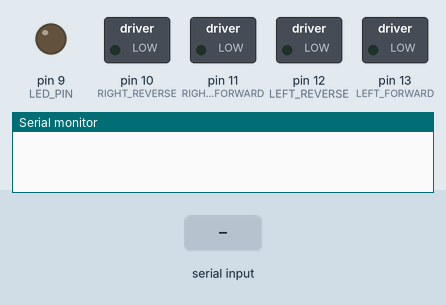
Bench run of a sketch on a simulated Arduino Uno, built with avr-gcc and run on an emulated ATmega328P. Shown: switched loads named in the sketch (green lamp = pin HIGH), output pins drawn as LEDs (lit = HIGH), the last lines printed to the serial monitor. Inputs (shaded band) come from the test bench.

Above: at 1.2 s.
1.3 s: "F" received over the second serial link
At 2.5 s:
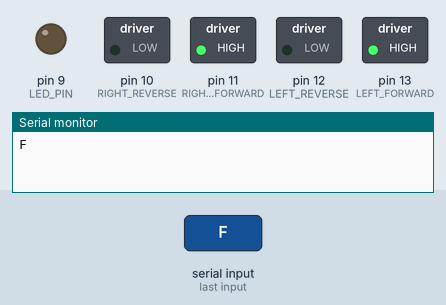
2.8 s: "B" received over the second serial link
At 3.8 s:
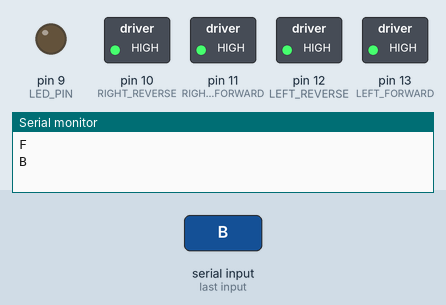
4.3 s: "W" received over the second serial link
At 5.0 s:
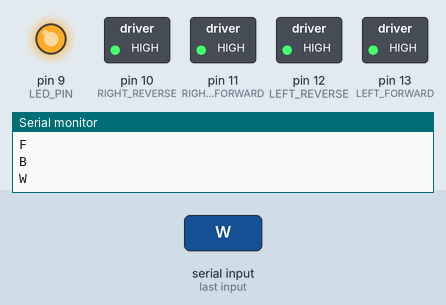
5.8 s: "S" received over the second serial link
At 6.1 s:
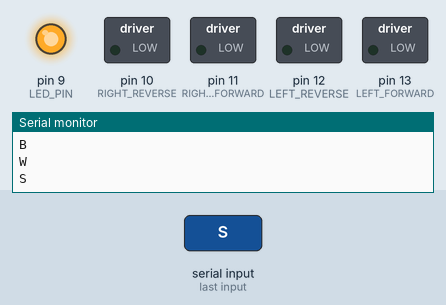
7.3 s: "L" received over the second serial link
At 8.5 s:
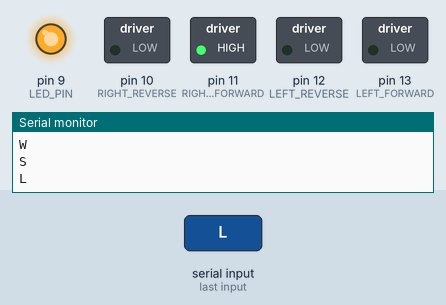
8.8 s: "R" received over the second serial link
At 9.6 s:
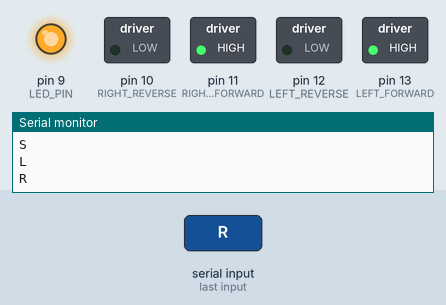
Timing chart, 0 to 11.3 s (numbered marks = the images above; inputs shaded):
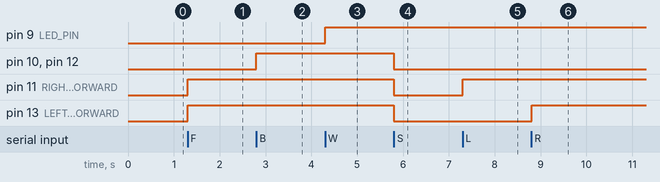

Measured:
- after the input at 1.3 s, pin 11 (RIGHT_FORWARD), pin 13 (LEFT_FORWARD): LOW → HIGH at once
- after the input at 2.8 s, pin 10 (RIGHT_REVERSE), pin 12 (LEFT_REVERSE): LOW → HIGH at once
- after the input at 4.3 s, pin 9 (LED_PIN): LOW → HIGH at once
- after the input at 5.8 s, pin 10 (RIGHT_REVERSE), pin 11 (RIGHT_FORWARD), pin 12 (LEFT_REVERSE), pin 13 (LEFT_FORWARD): HIGH → LOW at once
- after the input at 7.3 s, pin 11 (RIGHT_FORWARD): LOW → HIGH at once
- after the input at 8.8 s, pin 13 (LEFT_FORWARD): LOW → HIGH at once

The sketch:

rc_rc.ino
```cpp
#include <SoftwareSerial.h>

// Define custom RX and TX pins for Bluetooth communication
#define BT_RX_PIN 2
#define BT_TX_PIN 3

// Define pins for motor control
#define LEFT_FORWARD 13
#define LEFT_REVERSE 12
#define RIGHT_FORWARD 11
#define RIGHT_REVERSE 10

// Define LED pin
#define LED_PIN 9

SoftwareSerial BTSerial(BT_RX_PIN, BT_TX_PIN); // RX, TX (swapped pins for Bluetooth)

char t; // Variable to store received command

void setup() {
  // Set motor control pins and LED pin as outputs
  pinMode(LEFT_FORWARD, OUTPUT);
  pinMode(LEFT_REVERSE, OUTPUT);
  pinMode(RIGHT_FORWARD, OUTPUT);
  pinMode(RIGHT_REVERSE, OUTPUT);
  pinMode(LED_PIN, OUTPUT);

  // Begin serial communication for debugging
  Serial.begin(9600);

  // Begin Bluetooth serial communication
  BTSerial.begin(9600);
}

void loop() {
  // Check if data is available on Bluetooth serial
  if (BTSerial.available()) {
    // Read the incoming character
    t = BTSerial.read();

    // Print the received character for debugging
    Serial.println(t);

    // Perform actions based on the received command
    if (t == 'F') { // Move forward (all motors rotate in forward direction)
      digitalWrite(LEFT_FORWARD, HIGH);
      digitalWrite(RIGHT_FORWARD, HIGH);
    } else if (t == 'B') { // Move reverse (all motors rotate in reverse direction)
      digitalWrite(LEFT_REVERSE, HIGH);
      digitalWrite(RIGHT_REVERSE, HIGH);
    } else if (t == 'L') { // Turn right (left side motors rotate in forward direction, right side motors don't rotate)
      digitalWrite(RIGHT_FORWARD, HIGH);
    } else if (t == 'R') { // Turn left (right side motors rotate in forward direction, left side motors don't rotate)
      digitalWrite(LEFT_FORWARD, HIGH);
    } else if (t == 'W') { // Turn LED on
      digitalWrite(LED_PIN, HIGH);
    } else if (t == 'w') { // Turn LED off
      digitalWrite(LED_PIN, LOW);
    } else if (t == 'S') { // Stop (all motors stop)
      digitalWrite(LEFT_FORWARD, LOW);
      digitalWrite(LEFT_REVERSE, LOW);
      digitalWrite(RIGHT_FORWARD, LOW);
      digitalWrite(RIGHT_REVERSE, LOW);
    }
  }

  // Delay for stability
  delay(100);
}
```
